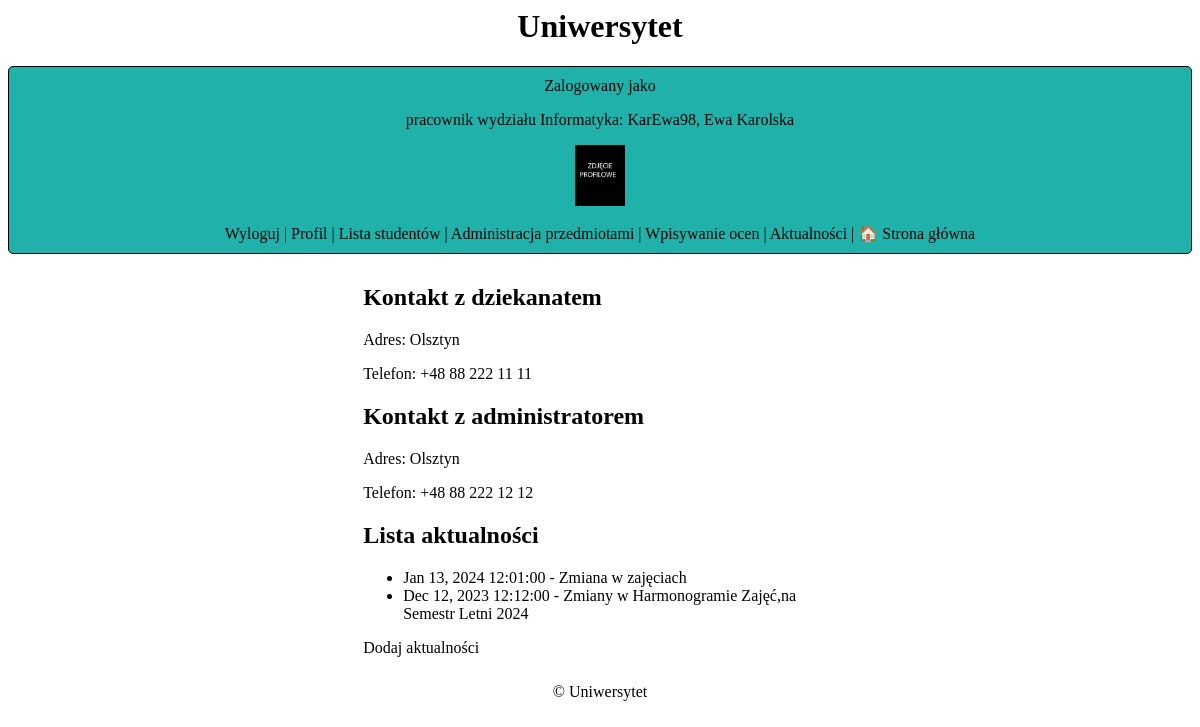
The page /news/ (signed in) on the database its author committed.
### uczelnia/models.py (models this page shows, shortened)
class CustomUser(AbstractUser):
    first_name = models.CharField(max_length=100, blank=False, null=False)
    last_name = models.CharField(max_length=100, blank=False, null=False)
    avatar = models.ImageField(default='default.png', upload_to='profile_pics')
    birthday = models.DateField(default=date(2000, 1, 1))
    phone = models.CharField(max_length=9, blank=False)
    address = models.CharField(max_length=100, blank=False)
    semester = models.CharField(max_length=100, default="2023/2024")  # semestr na którym jest student
    department = models.ForeignKey(Department, on_delete=models.CASCADE,
                                   null=False)  # w jakim wydziale studiuje student lub zatrudniony jest pracownik
    is_employee = models.BooleanField(default=False)  # czy użytkownik jest pracownikiem
    is_verified = models.BooleanField(default=False) #veryfikacja przez admina

class Department(models.Model):
    name = models.CharField(max_length=100, blank=False, null=False)
    def __str__(self):
        return self.name

class News(models.Model):
    title = models.CharField(max_length=200)
    date = models.DateTimeField()
    body = models.TextField()

### uczelnia/views.py (the view)
# urls.py: path('news/', NewsListView.as_view(), name='news_list'),
class NewsListView(ListView):
    model = News
    template_name = 'news_list.html'
    context_object_name = 'news'  # Nazwa zmiennej kontekstowej, pod którą lista obiektów będzie dostępna w szablonei

### uczelnia/templates/news_list.html
{% extends 'base.html' %}
{% block content %}
<h2>Kontakt z dziekanatem</h2>
<p>Adres: Olsztyn</p>
<p>Telefon: +48 88 222 11 11</p>
<h2>Kontakt z administratorem</h2>
<p>Adres: Olsztyn</p>
<p>Telefon: +48 88 222 12 12</p>
  <h2>Lista aktualności</h2>
  <ul>
    {% for n in news %}
      <li><a href="{% url 'news_details' pk=n.pk %}">{{n.date|date:"M d, Y h:m:s" }} - {{ n.title }}</a></li>
    {% endfor %}
  </ul>
  {% if user.is_authenticated %}
  {% if user.is_employee %}
  <a href="{% url 'news_create' %}">Dodaj aktualności</a>
  {% endif %}
  {% endif %}
{% endblock %}

### uczelnia/templates/base.html
{% load static %}
<head>
  <link rel="stylesheet" href="{% static 'style.css' %}" />
</head>
<body>
  <center>
      <h1>Uniwersytet</h1>
      <header>
          {% if user.is_authenticated %}
          Zalogowany jako
        {% if user.is_superuser %}
          <p>Administrator: {{ user.username }}</p>
        {% elif user.is_employee %}
          <p>pracownik wydziału {{user.department}}: {{ user.username }}, {{user.first_name}} {{user.last_name}}</p>
        {% else %}
          <p>student wydziału {{user.department}}: {{ user.username }}, {{user.first_name}} {{user.last_name}}, semestr {{user.semester}}</p>
        {% endif %}
        <img src="{{user.avatar.url}}" width="50px">
<br>  <br>
      <a href="{% url 'logout' %}">Wyloguj</a>
      |
      <a href="{% url 'edit_profile' %}">Profil</a>
      |
        {% if user.is_superuser %}
          <p>Administrator: {{ user.username }}</p>
            <a href="{% url 'admin_home' %}">Panel Administratora</a> |
          <a href="{% url 'verification_list' %}">Weryfikacja użytkowników</a> |
            <a href="{% url 'news_list' %}">Aktualności</a>
        {% elif user.is_employee %}
              <a href="{% url 'user_list' %}">Lista studentów</a>
               |
              <a href="{% url 'subject_list' %}">Administracja przedmiotami</a>
              |
              <a href="{% url 'education_list' %}">Wpisywanie ocen</a> |
            <a href="{% url 'news_list' %}">Aktualności</a>
        {% else %}
              <a href="{% url 'education_list' %}">Nauka</a> |
            <a href="{% url 'news_list' %}">Aktualności</a>
        {% endif %}
      {% else %}
      <p>Nie jesteś zalogowany</p>
      <a href="{% url 'login' %}">Logowanie</a>|
      <a href="{% url 'signup' %}">Rejestracja</a>
      {% endif %} |
      <a href="{% url 'home' %}">🏠 Strona główna</a>
    </header>
  </center>
  <main class="center">{% block content %} {% endblock %}</main>
  <center>
    <footer>
      <p>&copy; {{ year }} Uniwersytet</p>
    </footer>
  </center>
</body>

### uczelnia/static/style.css (style rules this page uses)
body { font-family: verdana; }
a:link { color: #000000; text-decoration: none; }
.center { margin: auto; width: 40%; padding: 10px; }
header { margin-left: auto; margin-right: auto; background-color: lightseagreen; border-radius: 5px; border: #000000 1px solid; padding: 10px; }
main { margin-left: auto; margin-right: auto; }
footer { margin-left: auto; margin-right: auto; }

### rows shown on the page
CustomUser: department "Informatyka", username "KarEwa98", first_name "Ewa", last_name "Karolska", avatar (picture)
News: date "Jan 13, 2024 12:01:00", title "Zmiana w zajęciach"
News: date "Dec 12, 2023 12:12:00", title "Zmiany w Harmonogramie Zajęć,na Semestr Letni 2024"
